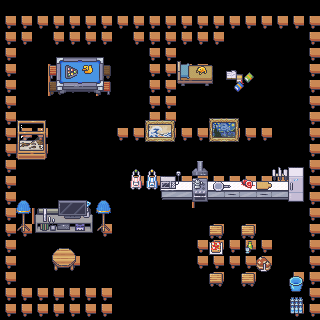

Below is a game level as drawn by its tile map, then a one-line description and the .tmx that defines it (tile-layer data replaced by summaries):
An orthogonal 20x20 tile map with 16x16 px tiles, 15 tile layers (collision, AlwaysBack_2, Acqua, Secchio, ...), 5 hidden layers not drawn, 12 tilesets and 49 objects (2x blocked, Muro Basso, TV, Lampade, Muro Alto, ...).

<map version="1.10" tiledversion="1.11.0" orientation="orthogonal" renderorder="right-down" width="20" height="20" tilewidth="16" tileheight="16" infinite="0" nextlayerid="40" nextobjectid="86">
 <tileset firstgid="1" name="cat2" tilewidth="16" tileheight="16" tilecount="720" columns="16">
  <image source="2_LivingRoom_Shadowless.png" width="256" height="720" />
 </tileset>
 <tileset firstgid="721" name="cat3" tilewidth="16" tileheight="16" tilecount="1712" columns="16">
  <image source="4_Bedroom_Shadowless.png" width="256" height="1712" />
 </tileset>
 <tileset firstgid="2433" name="cat4" tilewidth="16" tileheight="16" tilecount="544" columns="16">
  <image source="5_Classroom_and_library_Shadowless.png" width="256" height="544" />
 </tileset>
 <tileset firstgid="2977" name="cat5" tilewidth="16" tileheight="16" tilecount="112" columns="16">
  <image source="7_Art_Shadowless.png" width="256" height="112" />
 </tileset>
 <tileset firstgid="3089" name="cat6" tilewidth="16" tileheight="16" tilecount="800" columns="16">
  <image source="14_Basement_Shadowless.png" width="256" height="800" />
 </tileset>
 <tileset firstgid="3889" name="cat8" tilewidth="16" tileheight="16" tilecount="8284" columns="76">
  <image source="Room_Builder_16x16.png" width="1216" height="1744" />
 </tileset>
 <tileset firstgid="12173" name="cat7" tilewidth="16" tileheight="16" tilecount="896" columns="16">
  <image source="3_Bathroom_Shadowless.png" width="256" height="896" />
 </tileset>
 <tileset firstgid="13069" name="cat9" tilewidth="16" tileheight="16" tilecount="528" columns="16">
  <image source="8_Gym_Shadowless.png" width="256" height="528" />
 </tileset>
 <tileset firstgid="13597" name="cat10" tilewidth="16" tileheight="16" tilecount="784" columns="16">
  <image source="12_Kitchen_Shadowless.png" width="256" height="784" />
 </tileset>
 <tileset firstgid="14381" name="cat11" tilewidth="16" tileheight="16" tilecount="1248" columns="16">
  <image source="16_Grocery_store_Shadowless.png" width="256" height="1248" />
 </tileset>
 <tileset firstgid="15629" name="cat12" tilewidth="16" tileheight="16" tilecount="1952" columns="16">
  <image source="22_Museum_Shadowless.png" width="256" height="1952" />
 </tileset>
 <tileset firstgid="17581" name="cat1" tilewidth="16" tileheight="16" tilecount="1248" columns="16">
  <image source="1_Generic_Shadowless.png" width="256" height="1248" />
 </tileset>
 <layer id="38" name="collision" width="20" height="20">
  <properties>
   <property name="blocked" value="blocked" />
  </properties>
  <data>[400 cells, 150 non-empty, 3 distinct tile ids]</data>
 </layer>
 <layer id="1" name="floor" width="20" height="20" visible="0">
  <data>[400 cells, 400 non-empty, 1 distinct tile ids]</data>
 </layer>
 <layer id="5" name="WallAlwaysBack" width="20" height="20" visible="0">
  <data>[400 cells, 174 non-empty, 14 distinct tile ids]</data>
 </layer>
 <layer id="33" name="Muro Alto" width="20" height="20" visible="0">
  <properties>
   <property name="blocked" type="bool" value="true" />
  </properties>
  <data>[400 cells, 56 non-empty, 10 distinct tile ids]</data>
 </layer>
 <layer id="35" name="Muro Basso" width="20" height="20" visible="0">
  <data>[400 cells, 25 non-empty, 7 distinct tile ids]</data>
 </layer>
 <layer id="4" name="AlwaysBack_1" width="20" height="20" visible="0">
  <data>[400 cells, 250 non-empty, 85 distinct tile ids]</data>
 </layer>
 <layer id="13" name="AlwaysBack_2" width="20" height="20">
  <data>[400 cells, 16 non-empty, 12 distinct tile ids]</data>
 </layer>
 <layer id="14" name="Acqua" width="20" height="20">
  <data>[400 cells, 2 non-empty, 2 distinct tile ids]</data>
 </layer>
 <layer id="15" name="Secchio" width="20" height="20">
  <data>[400 cells, 2 non-empty, 2 distinct tile ids]</data>
 </layer>
 <layer id="16" name="Tavolino" width="20" height="20">
  <data>[400 cells, 4 non-empty, 4 distinct tile ids]</data>
 </layer>
 <layer id="18" name="Sedie" width="20" height="20">
  <data>[400 cells, 2 non-empty, 1 distinct tile ids]</data>
 </layer>
 <layer id="17" name="Lampade" width="20" height="20">
  <data>[400 cells, 6 non-empty, 3 distinct tile ids]</data>
 </layer>
 <layer id="19" name="TV" width="20" height="20">
  <data>[400 cells, 11 non-empty, 11 distinct tile ids]</data>
 </layer>
 <layer id="20" name="Cucina" width="20" height="20">
  <data>[400 cells, 19 non-empty, 11 distinct tile ids]</data>
 </layer>
 <layer id="24" name="Quadri" width="20" height="20">
  <data>[400 cells, 14 non-empty, 14 distinct tile ids]</data>
 </layer>
 <layer id="25" name="Biliardo" width="20" height="20">
  <data>[400 cells, 12 non-empty, 12 distinct tile ids]</data>
 </layer>
 <layer id="26" name="Deco biliardo" width="20" height="20">
  <data>[400 cells, 2 non-empty, 2 distinct tile ids]</data>
 </layer>
 <layer id="27" name="Letto" width="20" height="20">
  <data>[400 cells, 7 non-empty, 7 distinct tile ids]</data>
 </layer>
 <layer id="21" name="Deco cucina" width="20" height="20">
  <data>[400 cells, 20 non-empty, 19 distinct tile ids]</data>
 </layer>
 <layer id="34" name="PR" width="20" height="20">
  <data>[400 cells, 2 non-empty, 2 distinct tile ids]</data>
 </layer>
 <objectgroup color="#ff0000" id="7" name="collisioni" tintcolor="#ff0000">
  <object id="20" x="56.3333" y="61" width="47" height="33" />
  <object id="21" x="0.333333" y="0.333333" width="318.333" height="31">
   <properties>
    <property name="blocked" value="blocked" />
   </properties>
  </object>
  <object id="22" name="blocked" x="0" y="30.6667" width="15.3333" height="288.667">
   <properties>
    <property name="blocked" value="blocked" />
   </properties>
  </object>
  <object id="23" x="304" y="32.3333" width="15.6667" height="287.667" />
  <object id="24" x="17" y="31.6667" width="14.6667" height="14.6667" />
  <object id="25" x="128.667" y="32" width="15.3333" height="14.6667" />
  <object id="26" x="48.3333" y="31.6667" width="64" height="8.66667" />
  <object id="27" x="145" y="32.3333" width="30.3333" height="95.5" />
  <object id="28" x="176.333" y="31.6667" width="46.6667" height="16.6667" />
  <object id="29" x="255.667" y="31.3333" width="48.3333" height="7.33333" />
  <object id="30" x="290" y="55.3333" width="12.3333" height="7.33333" />
  <object id="32" x="176" y="66.6667" width="36.6667" height="19.3333" />
  <object id="36" x="15.6364" y="142.333" width="32.3031" height="18.0606" />
  <object id="38" x="161.333" y="191.667" width="141.667" height="8" />
  <object id="40" x="189.333" y="241.333" width="84.6667" height="33" />
  <object id="41" x="208.667" y="227.667" width="13.6667" height="14.3333" />
  <object id="42" x="239.667" y="228" width="15.6667" height="13.3986" />
  <object id="43" x="209.333" y="275" width="12.6667" height="11.3333" />
  <object id="44" x="241.333" y="275.333" width="13.6667" height="12" />
  <object id="45" x="288" y="278.666" width="14.6667" height="13" />
  <object id="46" x="289.333" y="301.333" width="13.6667" height="13" />
  <object id="48" x="35.3333" y="214.333" width="57" height="17.3333" />
  </objectgroup>
 <objectgroup color="#0000ff" id="30" name="linee">
  <properties>
   <property name="linee" value="linee" />
  </properties>
  <!-- 15 objects omitted --></objectgroup>
 <objectgroup color="#62ff00" id="31" name="exit">
  <properties>
   <property name="nomeRettangoloPosizione" value="" />
   <property name="rettangoloPosizione" value="" />
  </properties>
  <!-- 1 objects omitted --></objectgroup>
 <objectgroup color="#00fdff" id="36" name="teleport">
  <properties>
   <property name="teleport" value="teleport" />
  </properties>
  <!-- 1 objects omitted --></objectgroup>
 <objectgroup id="37" name="lineaFerma">
  <!-- 1 objects omitted --></objectgroup>
</map>
<!-- 27 of 49 objects omitted -->
